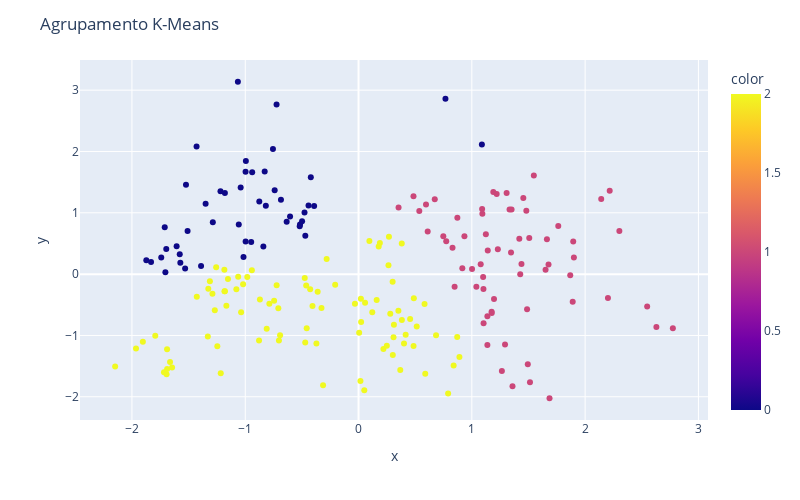

Source (notebook cell):
### Code cell
print('Dendograma')
dendrograma(df2, list(df2.columns))
print()
print('Resultados Agrupamento Hierárquico')
display(agrup_hierarq_esc_pca(df2, list(df2.columns), 3))
print()
print('Gráfico da Clusterização')
display(plota_clusters_agrup_hier(df2, list(df2.columns), agrup_hierarq_esc_pca(df2, list(df2.columns), 3)))
agrupamento_hier_esc_pca = df.copy()
agrupamento_hier_esc_pca['cluster'] = agrup_hierarq_esc_pca(df2, list(df2.columns), 3)[0]
agrupamento_hier_esc_pca

### Figure 1 — Plotly figure (JSON) as saved in the notebook; plotly's stock layout.template omitted (floating-point values rounded to 4 significant figures; data arrays with more than 128 entries replaced by an {"elided": "..."} marker saying what was removed)
{"data": [{"hovertemplate": "x=%{x}<br>y=%{y}<br>color=%{marker.color}<extra></extra>", "legendgroup": "", "marker": {"color": {"elided": "200 int values"}, "coloraxis": "coloraxis", "symbol": "circle"}, "mode": "markers", "name": "", "orientation": "v", "showlegend": false, "type": "scatter", "x": {"elided": "200 float values"}, "xaxis": "x", "y": {"elided": "200 float values"}, "yaxis": "y"}], "layout": {"coloraxis": {"colorbar": {"title": {"text": "color"}}, "colorscale": [[0, "#0d0887"], [0.1111, "#46039f"], [0.2222, "#7201a8"], [0.3333, "#9c179e"], [0.4444, "#bd3786"], [0.5556, "#d8576b"], [0.6667, "#ed7953"], [0.7778, "#fb9f3a"], [0.8889, "#fdca26"], [1, "#f0f921"]]}, "height": 500, "legend": {"tracegroupgap": 0}, "margin": {"t": 60}, "title": {"text": "Agrupamento K-Means"}, "width": 800, "xaxis": {"anchor": "y", "domain": [0, 1], "title": {"text": "x"}}, "yaxis": {"anchor": "x", "domain": [0, 1], "title": {"text": "y"}}}}
